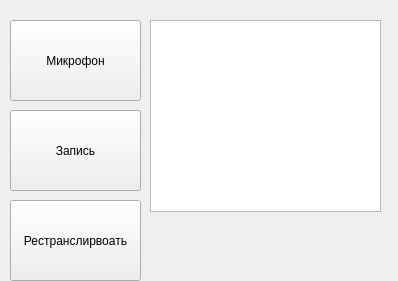
<?xml version="1.0" encoding="UTF-8"?>
<ui version="4.0">
 <class>MainWindow</class>
 <widget class="QMainWindow" name="MainWindow">
  <property name="geometry">
   <rect>
    <x>0</x>
    <y>0</y>
    <width>398</width>
    <height>281</height>
   </rect>
  </property>
  <property name="windowTitle">
   <string>MainWindow</string>
  </property>
  <widget class="QWidget" name="centralwidget">
   <widget class="QPushButton" name="btmicropghone">
    <property name="geometry">
     <rect>
      <x>10</x>
      <y>20</y>
      <width>131</width>
      <height>81</height>
     </rect>
    </property>
    <property name="text">
     <string>Микрофон</string>
    </property>
   </widget>
   <widget class="QTextBrowser" name="text">
    <property name="geometry">
     <rect>
      <x>150</x>
      <y>20</y>
      <width>231</width>
      <height>192</height>
     </rect>
    </property>
    <property name="html">
     <string>&lt;!DOCTYPE HTML PUBLIC &quot;-//W3C//DTD HTML 4.0//EN&quot; &quot;http://www.w3.org/TR/REC-html40/strict.dtd&quot;&gt;
&lt;html&gt;&lt;head&gt;&lt;meta name=&quot;qrichtext&quot; content=&quot;1&quot; /&gt;&lt;style type=&quot;text/css&quot;&gt;
p, li { white-space: pre-wrap; }
&lt;/style&gt;&lt;/head&gt;&lt;body style=&quot; font-family:'MS Shell Dlg 2'; font-size:8.25pt; font-weight:400; font-style:normal;&quot;&gt;
&lt;p style=&quot;-qt-paragraph-type:empty; margin-top:0px; margin-bottom:0px; margin-left:0px; margin-right:0px; -qt-block-indent:0; text-indent:0px;&quot;&gt;&lt;br /&gt;&lt;/p&gt;&lt;/body&gt;&lt;/html&gt;</string>
    </property>
   </widget>
   <widget class="QPushButton" name="btrecord">
    <property name="geometry">
     <rect>
      <x>10</x>
      <y>110</y>
      <width>131</width>
      <height>81</height>
     </rect>
    </property>
    <property name="text">
     <string>Запись</string>
    </property>
   </widget>
   <widget class="QPushButton" name="btretr">
    <property name="geometry">
     <rect>
      <x>10</x>
      <y>200</y>
      <width>131</width>
      <height>81</height>
     </rect>
    </property>
    <property name="text">
     <string>Рестранслирвоать</string>
    </property>
   </widget>
  </widget>
 </widget>
 <resources/>
 <connections/>
</ui>
